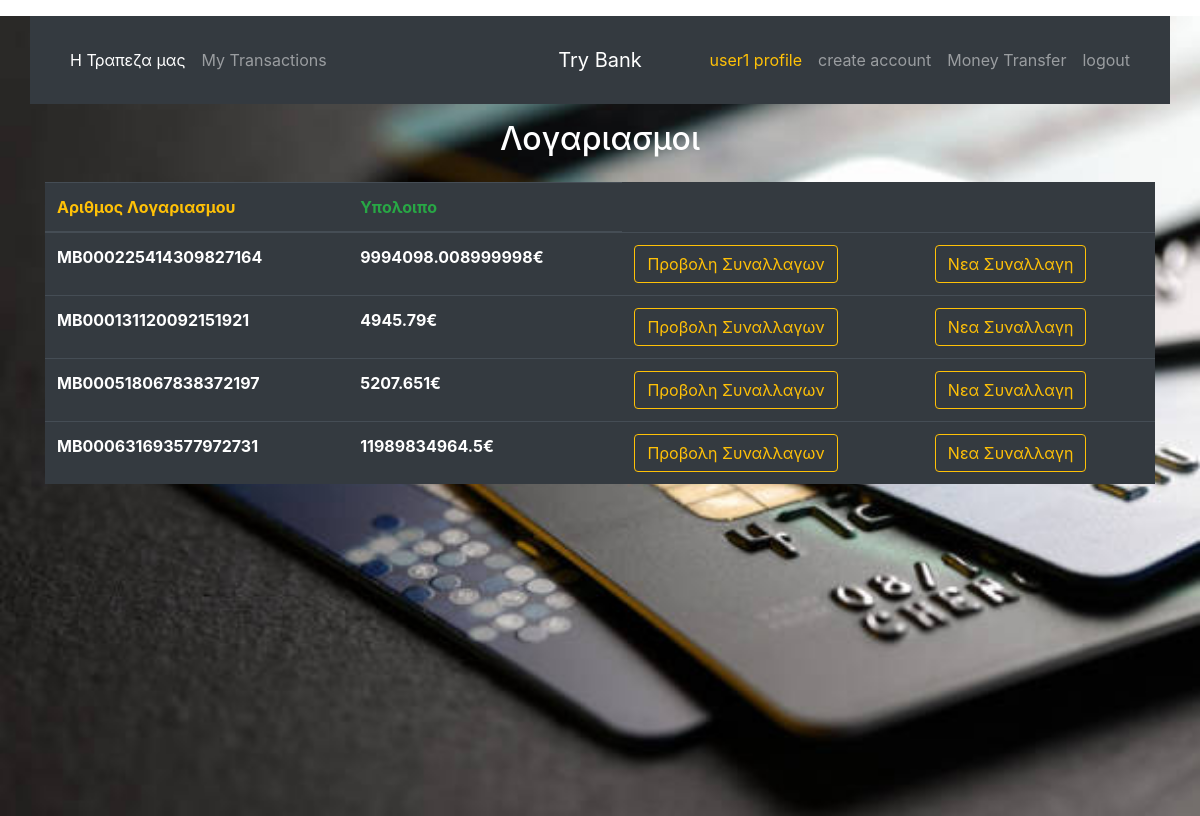
Screenshot of /profile/ (signed in) with the database file from the repository.
### customers/models.py (models this page shows, shortened)
class Accounts(models.Model):
    owner = models.ForeignKey(User, on_delete = models.CASCADE)
    acc_number = models.CharField(primary_key=True, max_length=20)
    balance = models.FloatField(default= 0)

### customers/views.py (the view)
# urls.py: path('profile/',views.profile_page, name= 'user_profile'),
@login_required()
def profile_page(request):
    user = request.user
    query = Accounts.objects.filter(owner=user).all()
    context = {
        'object': query,
        'user': user
    }
    return render(request, 'user_profile.html', context=context)

### templates/user_profile.html
{% extends 'welcome_page.html' %}
{% block content %}
<div class="container">
    <div>
  <h2 class="text-center text-white">Λογαριασμοι</h2>
    </div>
<div class="mt-4">
  <table class="table table-dark mt-4">
    <thead>
      <tr>
        <th class="text-warning">Αριθμος Λογαριασμου</th>
        <th class="text-success">Υπολοιπο</th>
      </tr>
    </thead>
      {% for obj in object %}
      <tr>
        <th>{{obj.acc_number}}</th>
        <th>{{obj.balance}}€</th>
        <th><a href="{% url 'account' obj.acc_number %}"<button type="button" class="btn btn-outline-warning">Προβολη Συναλλαγων</button></th>
        <th><a href="{% url 'transfer2' obj.acc_number %}"<button type="button" class="btn btn-outline-warning">Νεα Συναλλαγη</button></th>
      </tr>
  </div>
</div>
  {% endfor %}
{% endblock content %}

### templates/welcome_page.html (shortened to what this page needs)
<!DOCTYPE html>
{% load static %}
<html lang="en">
<head>
  <link rel="stylesheet" href="https://cdnjs.cloudflare.com/ajax/libs/font-awesome/4.7.0/css/font-awesome.min.css">
  <link rel="stylesheet" href="https://cdn.jsdelivr.net/npm/bootstrap@4.6.2/dist/css/bootstrap.min.css">
<body>
<div class="bg">
<div class="container p-3 my-3 bg-dark text-white">
  <nav class="navbar navbar-expand-md navbar-dark bg-dark">
    <div class="navbar-collapse collapse w-100 order-1 order-md-0 dual-collapse2">
        <ul class="navbar-nav mr-auto">
            <li class="nav-item active">
                <a class="nav-link" href="{% url 'our_bank' %}">Η Τραπεζα μας</a>
            </li>
            {% if user.is_authenticated %}
            <li class="nav-item">
                <a class="nav-link" href="{% url 'my_transactions' %}">My Transactions</a>
            </li>
        </ul>
        {% endif %}
    </div>
    <div class="mx-auto order-0">
        <a class="navbar-brand mx-auto" href="{% url 'welcome_page' %}">Try Bank</a>
    </div>
    {% if user.is_authenticated %}
    <div class="navbar-collapse collapse w-100 order-3 dual-collapse2">
        <ul class="navbar-nav ml-auto">
            <li class="nav-item">
                <a class="nav-link text-warning" href="{% url 'user_profile' %}">{{user.username}} profile</a>
            </li>
            <li class="nav-item">
                <a class="nav-link " href="{% url 'create_account' %}">create account</a>
            </li>
            <li class="nav-item">
                <a class="nav-link " href="{% url 'transfer3' %}">Money Transfer</a>
            </li>
           <li class="nav-item">
                <a class="nav-link" href="{% url 'logout_user' %}">logout</a>
           </li>
        </ul>
    </div>
      {% endif %}
</nav>
  </div>
{% block content%} {% endblock content%}
</body>
</html>

### rows the page displays
Accounts: acc_number "MB000225414309827164", balance "9994098.008999998"
Accounts: acc_number "MB000131120092151921", balance "4945.79"
Accounts: acc_number "MB000518067838372197", balance "5207.651"
Accounts: acc_number "MB000631693577972731", balance "11989834964.5"

### other values shown
{{ user.username }} "user1"
